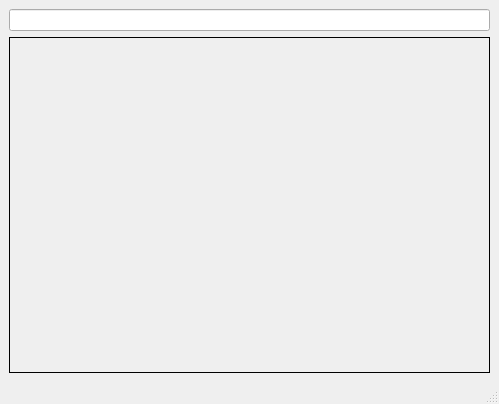
<?xml version="1.0" encoding="UTF-8"?>
<ui version="4.0">
 <class>MainWindow</class>
 <widget class="QMainWindow" name="MainWindow">
  <property name="geometry">
   <rect>
    <x>0</x>
    <y>0</y>
    <width>499</width>
    <height>404</height>
   </rect>
  </property>
  <property name="windowTitle">
   <string>MainWindow</string>
  </property>
  <widget class="QWidget" name="centralwidget">
   <layout class="QVBoxLayout" name="verticalLayout_2">
    <item>
     <layout class="QVBoxLayout" name="verticalLayout">
      <item>
       <widget class="QLineEdit" name="lineEdit">
        <property name="text">
         <string/>
        </property>
        <property name="alignment">
         <set>Qt::AlignRight|Qt::AlignTrailing|Qt::AlignVCenter</set>
        </property>
       </widget>
      </item>
      <item>
       <widget class="QLabel" name="label">
        <property name="sizePolicy">
         <sizepolicy hsizetype="Expanding" vsizetype="Expanding">
          <horstretch>0</horstretch>
          <verstretch>0</verstretch>
         </sizepolicy>
        </property>
        <property name="frameShape">
         <enum>QFrame::Box</enum>
        </property>
        <property name="text">
         <string/>
        </property>
        <property name="alignment">
         <set>Qt::AlignCenter</set>
        </property>
       </widget>
      </item>
     </layout>
    </item>
   </layout>
  </widget>
  <widget class="QMenuBar" name="menubar">
   <property name="geometry">
    <rect>
     <x>0</x>
     <y>0</y>
     <width>499</width>
     <height>20</height>
    </rect>
   </property>
  </widget>
  <widget class="QStatusBar" name="statusbar"/>
 </widget>
 <resources/>
 <connections/>
</ui>
